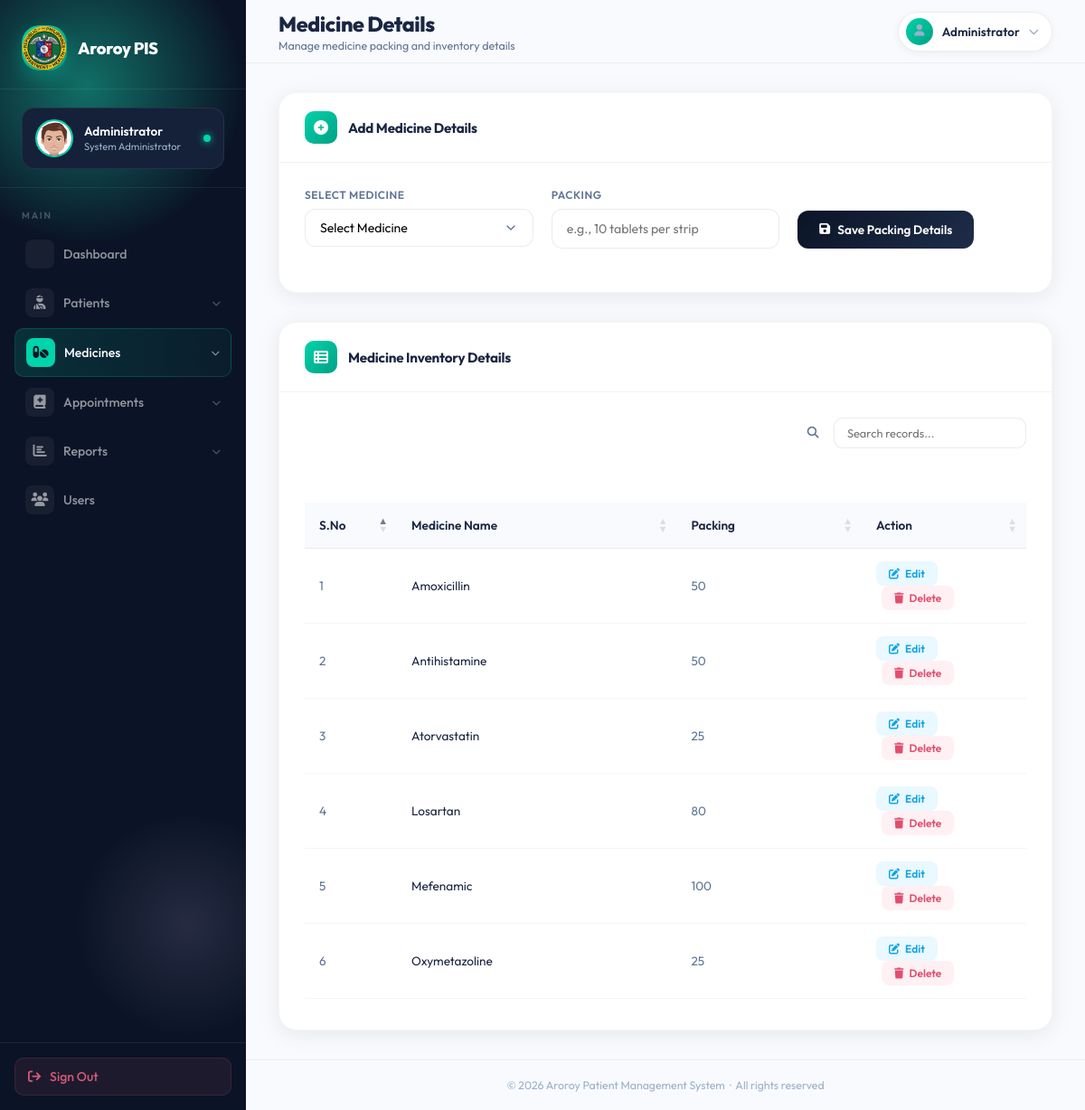
The page /medicine_details.php (signed in) on the database its author committed.
### tables this page shows
CREATE TABLE `medicine_details` (
  `id` int(11) NOT NULL,
  `medicine_id` int(11) NOT NULL,
  `packing` varchar(60) NOT NULL
);

CREATE TABLE `medicines` (
  `id` int(11) NOT NULL,
  `medicine_name` varchar(60) NOT NULL
);

### medicine_details.php (the view, shortened to what this page needs)
<?php
include './config/connection.php';
include './common_service/common_functions.php';
$display_name = $_SESSION['display_name'] ?? 'Admin';
$profile_picture = $_SESSION['profile_picture'] ?? 'default.png';
$medicines = getMedicines($con);
$query = "SELECT m.medicine_name, md.id, md.packing, md.medicine_id
          FROM medicines AS m
          JOIN medicine_details AS md ON m.id = md.medicine_id
          ORDER BY m.medicine_name ASC, md.packing ASC";
try {
    $stmtDetails = $con->prepare($query);
    $stmtDetails->execute();
} catch (PDOException $ex) {
    die("Query Failed: " . $ex->getMessage());
}
?>
<!DOCTYPE html>
<html lang="en">
<head>
    <link rel="stylesheet" href="https://cdnjs.cloudflare.com/ajax/libs/font-awesome/6.4.0/css/all.min.css">
    <link rel="stylesheet" href="https://cdn.datatables.net/1.11.5/css/dataTables.bootstrap4.min.css">
    <link rel="stylesheet" href="https://cdn.datatables.net/buttons/2.2.2/css/buttons.bootstrap4.min.css">
</head>
<body>
<div class="sidebar" id="sidebar">
    <div class="sidebar-scroll">
        <div class="sidebar-logo">
            <div class="logo-mark">
                <div class="logo-icon"> <img src="images/aroroy_logo.png" alt="Aroroy Logo" style="width: 50px;"></div>
                <div class="logo-text">
                    <h3>Aroroy PIS</h3>
                </div>
            </div>
        </div>
        <div class="sidebar-user">
            <div class="user-card">
                <div class="user-avatar">
                    <img src="user_images/<?php echo $profile_picture; ?>" alt="User">
                </div>
                <div class="user-card-info">
                    <h4><?php echo htmlspecialchars($display_name); ?></h4>
                    <p>System Administrator</p>
                </div>
                <div class="user-status"></div>
            </div>
        </div>
        <div class="nav-section">
            <div class="nav-label">Main</div>
            <ul style="list-style:none">
                <li class="nav-item">
                    <a href="dashboard.php" class="nav-link">
                        <span class="nav-icon"><i class="fas fa-squares-four" style="font-size:0.85rem"></i></span>
                        <span>Dashboard</span>
                    </a>
                </li>
                <li class="nav-item has-sub">
                    <a href="#" class="nav-link">
                        <span class="nav-icon"><i class="fas fa-user-injured"></i></span>
                        <span>Patients</span>
                    </a>
                </li>
                <li class="nav-item has-sub">
                    <a href="#" class="nav-link active">
                        <span class="nav-icon"><i class="fas fa-pills"></i></span>
                        <span>Medicines</span>
                    </a>
                </li>
                <li class="nav-item has-sub">
                    <a href="#" class="nav-link">
                        <span class="nav-icon"><i class="fa-solid fa-book-medical"></i></span>
                        <span>Appointments</span>
                    </a>
                </li>
                <li class="nav-item has-sub">
                    <a href="#" class="nav-link">
                        <span class="nav-icon"><i class="fas fa-chart-bar"></i></span>
                        <span>Reports</span>
                    </a>
                </li>
                <li class="nav-item">
                    <a href="users.php" class="nav-link">
                        <span class="nav-icon"><i class="fas fa-users"></i></span>
                        <span>Users</span>
                    </a>
                </li>
            </ul>
        </div>
    </div>
    <div class="sidebar-bottom">
        <a href="logout.php" class="logout-btn">
            <i class="fas fa-arrow-right-from-bracket"></i>
            <span>Sign Out</span>
        </a>
    </div>
</div>
<div class="main-content">
    <div class="top-header">
        <div class="page-breadcrumb">
            <h1>Medicine Details</h1>
            <p>Manage medicine packing and inventory details</p>
        </div>
        <div class="header-right">
            <div class="header-profile">
                <div class="header-avatar"><i class="fas fa-user" style="font-size:0.8rem"></i></div>
                <span class="header-profile-name"><?php echo htmlspecialchars($display_name); ?></span>
                <i class="fas fa-chevron-down"></i>
            </div>
        </div>
    </div>
    <div class="page-body">
        <div class="custom-card">
            <div class="custom-card-header">
                <div class="custom-card-header-icon"><i class="fas fa-plus-circle"></i></div>
                <h3>Add Medicine Details</h3>
            </div>
            <div class="custom-card-body">
                <form method="post">
                    <div style="display: grid; grid-template-columns: repeat(auto-fit, minmax(240px, 1fr)); gap: 20px;">
                        <div class="form-group-custom">
                            <label class="form-label-custom">Select Medicine</label>
                            <select name="medicine" class="form-control-custom" required>
                                <?php echo $medicines;?>
                            </select>
                        </div>
                        <div class="form-group-custom">
                            <label class="form-label-custom">Packing</label>
                            <input name="packing" class="form-control-custom" required placeholder="e.g., 10 tablets per strip" autocomplete="off" />
                        </div>
                        <div class="form-group-custom" style="display: flex; align-items: flex-end;">
                            <button type="submit" name="submit" class="btn-custom btn-primary-custom">
                                <i class="fas fa-save"></i> Save Packing Details
                            </button>
                        </div>
                    </div>
                </form>
            </div>
        </div>
        <div class="custom-card">
            <div class="custom-card-header">
                <div class="custom-card-header-icon"><i class="fas fa-table-list"></i></div>
                <h3>Medicine Inventory Details</h3>
            </div>
            <div class="custom-card-body">
                <div class="data-table-wrapper">
                    <table id="medicine_details" class="data-table" style="width:100%">
                        <thead>
                            <tr>
                                <th style="width: 60px;">S.No</th>
                                <th>Medicine Name</th>
                                <th>Packing</th>
                                <th style="width: 140px;">Action</th>
                            </tr>
                        </thead>
                        <tbody>
                            <?php
                            $serial = 0;
                            while ($row = $stmtDetails->fetch(PDO::FETCH_ASSOC)){
                                $serial++;
                            ?>
                            <tr>
                                <td class="text-center"><?php echo $serial; ?></td>
                                <td class="font-weight-bold" style="color: var(--text-primary);"><?php echo htmlspecialchars($row['medicine_name']);?></td>
                                <td><?php echo htmlspecialchars($row['packing']);?></td>
                                <td>
                                    <a href="update_medicine_details.php?medicine_id=<?php echo $row['medicine_id'];?>&medicine_detail_id=<?php echo $row['id'];?>&packing=<?php echo urlencode($row['packing']);?>"
                                       class="btn-edit">
                                        <i class="fas fa-edit"></i> Edit
                                    </a>
                                    <a href="?delete=1&medicine_detail_id=<?php echo $row['id'];?>" class="btn-delete" onclick="return confirm('Delete this packing detail?')">
                                        <i class="fas fa-trash"></i> Delete
                                    </a>
                                </td>
                            </tr>
                            <?php } ?>
                        </tbody>
                    </table>
                </div>
            </div>
        </div>
    </div>
    <div class="footer">
        &copy; <?php echo date('Y'); ?> Aroroy Patient Management System &nbsp;&middot;&nbsp; All rights reserved
    </div>
</div>
</body>
</html>

### rows shown on the page
medicine_details: medicine.medicine_name "Amoxicillin", packing "50"
medicine_details: medicine.medicine_name "Antihistamine", packing "50"
medicine_details: medicine.medicine_name "Atorvastatin", packing "25"
medicine_details: medicine.medicine_name "Losartan", packing "80"
medicine_details: medicine.medicine_name "Mefenamic", packing "100"
medicine_details: medicine.medicine_name "Oxymetazoline", packing "25"

### other values the page prints
$display_name "Administrator"
